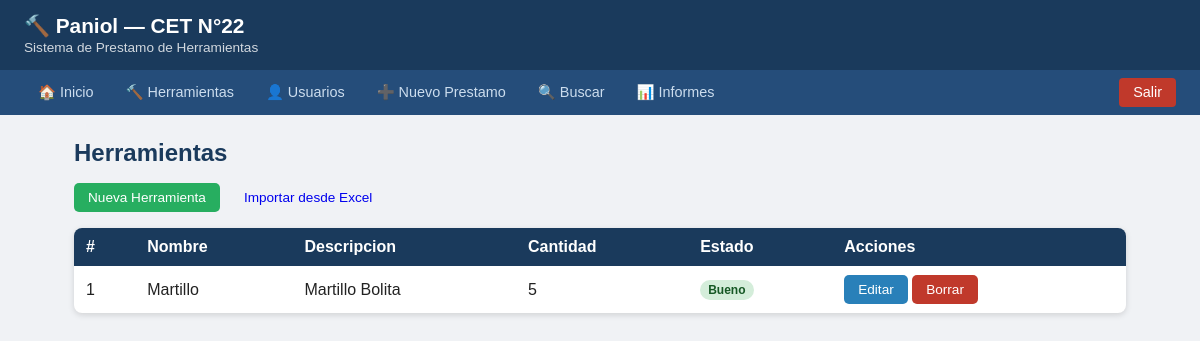
The page /herramientas (signed in) on the database its author committed.
### tables this page shows
CREATE TABLE herramientas (
            id          INTEGER PRIMARY KEY AUTOINCREMENT,
            nombre      TEXT NOT NULL,
            descripcion TEXT,
            cantidad    INTEGER DEFAULT 1,
            estado      TEXT DEFAULT 'Bueno'
        );

### app.py (the view)
@app.route("/herramientas")
def herramientas():
    if login_req(): return redirect(url_for("login"))
    conn = get_conn()
    items = conn.execute("SELECT * FROM herramientas ORDER BY nombre").fetchall()
    conn.close()
    return render_template("herramientas.html", herramientas=items)

### app.py (called while the page is built)
def get_conn():
    conn = sqlite3.connect(DB_PATH)
    conn.row_factory = sqlite3.Row
    return conn

def login_req():
    return not session.get("logged")

### templates/herramientas.html
{% extends "base.html" %}
{% block content %}
<h2>Herramientas</h2>
<div style="display:flex;gap:10px;margin-bottom:16px;flex-wrap:wrap">
  <a href="/herramientas/nueva" class="btn btn-success">Nueva Herramienta</a>
  <a href="/herramientas/importar" class="btn btn-excel">Importar desde Excel</a>
</div>
<table>
  <thead>
    <tr><th>#</th><th>Nombre</th><th>Descripcion</th><th>Cantidad</th><th>Estado</th><th>Acciones</th></tr>
  </thead>
  <tbody>
    {% for h in herramientas %}
    <tr>
      <td>{{ h.id }}</td><td>{{ h.nombre }}</td>
      <td>{{ h.descripcion or "—" }}</td><td>{{ h.cantidad }}</td>
      <td><span class="badge {% if h.estado=='Bueno' %}badge-bueno{% elif h.estado=='Regular' %}badge-regular{% else %}badge-danado{% endif %}">{{ h.estado }}</span></td>
      <td>
        <a href="/herramientas/editar/{{ h.id }}" class="btn btn-info">Editar</a>
        <a href="/herramientas/eliminar/{{ h.id }}" class="btn btn-danger" onclick="return confirm('Eliminar?')">Borrar</a>
      </td>
    </tr>
    {% endfor %}
  </tbody>
</table>
{% endblock %}

### templates/base.html (style rules this page uses)
* { box-sizing:border-box;margin:0;padding:0 }
body { font-family:Arial,sans-serif;background:#f0f2f5;color:#222 }
h2 { margin-bottom:16px;color:#1a3a5c }
table { width:100%;border-collapse:collapse;background:white;border-radius:8px;overflow:hidden;box-shadow:0 2px 6px #0002 }
th { background:#1a3a5c;color:white;padding:10px 12px;text-align:left }
td { padding:9px 12px;border-bottom:1px solid #eee }
tr:last-child td { border-bottom:none }
.btn { display:inline-block;padding:7px 14px;border-radius:5px;text-decoration:none;font-size:.85rem;cursor:pointer;border:none;font-family:Arial }
.btn-success { background:#27ae60;color:white }
.btn-danger { background:#c0392b;color:white }
.btn-info { background:#2980b9;color:white }
.badge { display:inline-block;padding:3px 8px;border-radius:12px;font-size:.75rem;font-weight:bold }
.badge-bueno { background:#d4edda;color:#155724 }

### rows shown on the page
herramientas: id "1", nombre "Martillo", descripcion "Martillo Bolita", cantidad "5", estado "Bueno"
